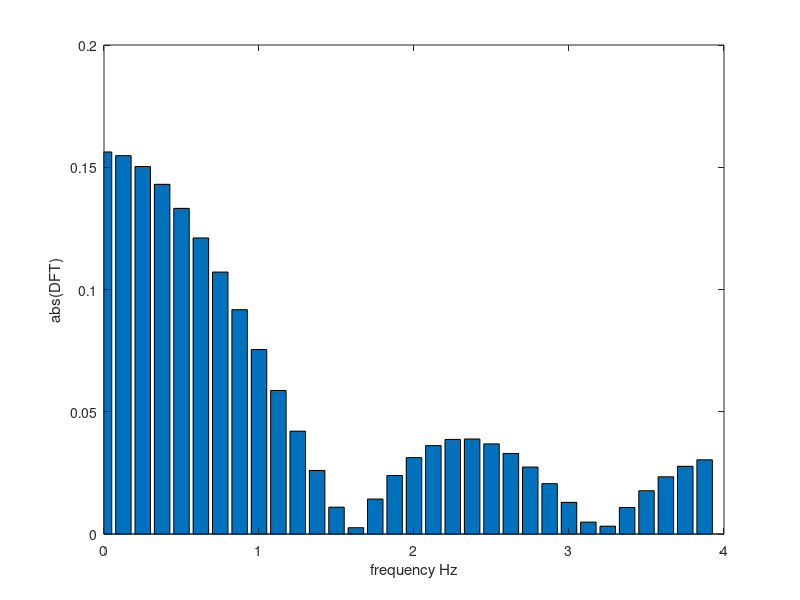

This figure's MATLAB source:
clf
y=[ones(1,5) zeros(1,59)];
nt=64; T=8;
dt=T/nt
df=1/T
fmax=(nt/2)*df;
f=0:df:(nt/2-1)*df;
yf=fft(y); yp=zeros(1,nt/2);
yp(1:nt/2)=(2/nt)*yf(1:nt/2);
figure(1); bar(f,abs(yp))
axis([0 fmax 0 0.2])
xlabel('frequency Hz'); ylabel('abs(DFT)')